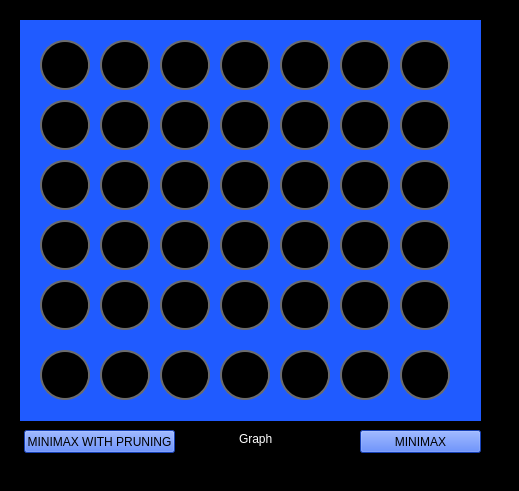
<?xml version="1.0" encoding="UTF-8"?>
<ui version="4.0">
 <class>MainWindow</class>
 <widget class="QMainWindow" name="MainWindow">
  <property name="geometry">
   <rect>
    <x>0</x>
    <y>0</y>
    <width>519</width>
    <height>491</height>
   </rect>
  </property>
  <property name="windowTitle">
   <string>MainWindow</string>
  </property>
  <property name="styleSheet">
   <string notr="true">background-color: rgb(0, 0, 0);
</string>
  </property>
  <widget class="QWidget" name="centralwidget">
   <widget class="QWidget" name="widget" native="true">
    <property name="geometry">
     <rect>
      <x>20</x>
      <y>20</y>
      <width>461</width>
      <height>401</height>
     </rect>
    </property>
    <property name="styleSheet">
     <string notr="true">background-color: rgb(32, 91, 255);</string>
    </property>
    <widget class="QPushButton" name="pB5">
     <property name="geometry">
      <rect>
       <x>20</x>
       <y>20</y>
       <width>50</width>
       <height>50</height>
      </rect>
     </property>
     <property name="styleSheet">
      <string notr="true">border-radius : 25; 
border : 2px solid black;
border-color: rgb(108, 108, 108);
background-color: rgb(0, 0, 0);
</string>
     </property>
     <property name="text">
      <string>PushButton</string>
     </property>
    </widget>
    <widget class="QPushButton" name="pB12">
     <property name="geometry">
      <rect>
       <x>80</x>
       <y>20</y>
       <width>50</width>
       <height>50</height>
      </rect>
     </property>
     <property name="styleSheet">
      <string notr="true">border-radius : 25; 
border : 2px solid black;
border-color: rgb(108, 108, 108);
background-color: rgb(0, 0, 0);
</string>
     </property>
     <property name="text">
      <string>PushButton</string>
     </property>
    </widget>
    <widget class="QPushButton" name="pB19">
     <property name="geometry">
      <rect>
       <x>140</x>
       <y>20</y>
       <width>50</width>
       <height>50</height>
      </rect>
     </property>
     <property name="styleSheet">
      <string notr="true">border-radius : 25; 
border : 2px solid black;
border-color: rgb(108, 108, 108);
background-color: rgb(0, 0, 0);
</string>
     </property>
     <property name="text">
      <string>PushButton</string>
     </property>
    </widget>
    <widget class="QPushButton" name="pB26">
     <property name="geometry">
      <rect>
       <x>200</x>
       <y>20</y>
       <width>50</width>
       <height>50</height>
      </rect>
     </property>
     <property name="styleSheet">
      <string notr="true">border-radius : 25; 
border : 2px solid black;
border-color: rgb(108, 108, 108);
background-color: rgb(0, 0, 0);
</string>
     </property>
     <property name="text">
      <string>PushButton</string>
     </property>
    </widget>
    <widget class="QPushButton" name="pB33">
     <property name="geometry">
      <rect>
       <x>260</x>
       <y>20</y>
       <width>50</width>
       <height>50</height>
      </rect>
     </property>
     <property name="styleSheet">
      <string notr="true">border-radius : 25; 
border : 2px solid black;
border-color: rgb(108, 108, 108);
background-color: rgb(0, 0, 0);
</string>
     </property>
     <property name="text">
      <string>PushButton</string>
     </property>
    </widget>
    <widget class="QPushButton" name="pB40">
     <property name="geometry">
      <rect>
       <x>320</x>
       <y>20</y>
       <width>50</width>
       <height>50</height>
      </rect>
     </property>
     <property name="styleSheet">
      <string notr="true">border-radius : 25; 
border : 2px solid black;
border-color: rgb(108, 108, 108);
background-color: rgb(0, 0, 0);
</string>
     </property>
     <property name="text">
      <string>PushButton</string>
     </property>
    </widget>
    <widget class="QPushButton" name="pB47">
     <property name="geometry">
      <rect>
       <x>380</x>
       <y>20</y>
       <width>50</width>
       <height>50</height>
      </rect>
     </property>
     <property name="styleSheet">
      <string notr="true">border-radius : 25; 
border : 2px solid black;
border-color: rgb(108, 108, 108);
background-color: rgb(0, 0, 0);
</string>
     </property>
     <property name="text">
      <string>PushButton</string>
     </property>
    </widget>
    <widget class="QPushButton" name="pB4">
     <property name="geometry">
      <rect>
       <x>20</x>
       <y>80</y>
       <width>50</width>
       <height>50</height>
      </rect>
     </property>
     <property name="styleSheet">
      <string notr="true">border-radius : 25; 
border : 2px solid black;
border-color: rgb(108, 108, 108);
background-color: rgb(0, 0, 0);
</string>
     </property>
     <property name="text">
      <string>PushButton</string>
     </property>
    </widget>
    <widget class="QPushButton" name="pB18">
     <property name="geometry">
      <rect>
       <x>140</x>
       <y>80</y>
       <width>50</width>
       <height>50</height>
      </rect>
     </property>
     <property name="styleSheet">
      <string notr="true">border-radius : 25; 
border : 2px solid black;
border-color: rgb(108, 108, 108);
background-color: rgb(0, 0, 0);
</string>
     </property>
     <property name="text">
      <string>PushButton</string>
     </property>
    </widget>
    <widget class="QPushButton" name="pB11">
     <property name="geometry">
      <rect>
       <x>80</x>
       <y>80</y>
       <width>50</width>
       <height>50</height>
      </rect>
     </property>
     <property name="styleSheet">
      <string notr="true">border-radius : 25; 
border : 2px solid black;
border-color: rgb(108, 108, 108);
background-color: rgb(0, 0, 0);
</string>
     </property>
     <property name="text">
      <string>PushButton</string>
     </property>
    </widget>
    <widget class="QPushButton" name="pB25">
     <property name="geometry">
      <rect>
       <x>200</x>
       <y>80</y>
       <width>50</width>
       <height>50</height>
      </rect>
     </property>
     <property name="styleSheet">
      <string notr="true">border-radius : 25; 
border : 2px solid black;
border-color: rgb(108, 108, 108);
background-color: rgb(0, 0, 0);
</string>
     </property>
     <property name="text">
      <string>PushButton</string>
     </property>
    </widget>
    <widget class="QPushButton" name="pB32">
     <property name="geometry">
      <rect>
       <x>260</x>
       <y>80</y>
       <width>50</width>
       <height>50</height>
      </rect>
     </property>
     <property name="styleSheet">
      <string notr="true">border-radius : 25; 
border : 2px solid black;
border-color: rgb(108, 108, 108);
background-color: rgb(0, 0, 0);
</string>
     </property>
     <property name="text">
      <string>PushButton</string>
     </property>
    </widget>
    <widget class="QPushButton" name="pB39">
     <property name="geometry">
      <rect>
       <x>320</x>
       <y>80</y>
       <width>50</width>
       <height>50</height>
      </rect>
     </property>
     <property name="styleSheet">
      <string notr="true">border-radius : 25; 
border : 2px solid black;
border-color: rgb(108, 108, 108);
background-color: rgb(0, 0, 0);
</string>
     </property>
     <property name="text">
      <string>PushButton</string>
     </property>
    </widget>
    <widget class="QPushButton" name="pB46">
     <property name="geometry">
      <rect>
       <x>380</x>
       <y>80</y>
       <width>50</width>
       <height>50</height>
      </rect>
     </property>
     <property name="styleSheet">
      <string notr="true">border-radius : 25; 
border : 2px solid black;
border-color: rgb(108, 108, 108);
background-color: rgb(0, 0, 0);
</string>
     </property>
     <property name="text">
      <string>PushButton</string>
     </property>
    </widget>
    <widget class="QPushButton" name="pB3">
     <property name="geometry">
      <rect>
       <x>20</x>
       <y>140</y>
       <width>50</width>
       <height>50</height>
      </rect>
     </property>
     <property name="styleSheet">
      <string notr="true">border-radius : 25; 
border : 2px solid black;
border-color: rgb(108, 108, 108);
background-color: rgb(0, 0, 0);
</string>
     </property>
     <property name="text">
      <string>PushButton</string>
     </property>
    </widget>
    <widget class="QPushButton" name="pB17">
     <property name="geometry">
      <rect>
       <x>140</x>
       <y>140</y>
       <width>50</width>
       <height>50</height>
      </rect>
     </property>
     <property name="styleSheet">
      <string notr="true">border-radius : 25; 
border : 2px solid black;
border-color: rgb(108, 108, 108);
background-color: rgb(0, 0, 0);
</string>
     </property>
     <property name="text">
      <string>PushButton</string>
     </property>
    </widget>
    <widget class="QPushButton" name="pB10">
     <property name="geometry">
      <rect>
       <x>80</x>
       <y>140</y>
       <width>50</width>
       <height>50</height>
      </rect>
     </property>
     <property name="styleSheet">
      <string notr="true">border-radius : 25; 
border : 2px solid black;
border-color: rgb(108, 108, 108);
background-color: rgb(0, 0, 0);
</string>
     </property>
     <property name="text">
      <string>PushButton</string>
     </property>
    </widget>
    <widget class="QPushButton" name="pB24">
     <property name="geometry">
      <rect>
       <x>200</x>
       <y>140</y>
       <width>50</width>
       <height>50</height>
      </rect>
     </property>
     <property name="styleSheet">
      <string notr="true">border-radius : 25; 
border : 2px solid black;
border-color: rgb(108, 108, 108);
background-color: rgb(0, 0, 0);
</string>
     </property>
     <property name="text">
      <string>PushButton</string>
     </property>
    </widget>
    <widget class="QPushButton" name="pB31">
     <property name="geometry">
      <rect>
       <x>260</x>
       <y>140</y>
       <width>50</width>
       <height>50</height>
      </rect>
     </property>
     <property name="styleSheet">
      <string notr="true">border-radius : 25; 
border : 2px solid black;
border-color: rgb(108, 108, 108);
background-color: rgb(0, 0, 0);
</string>
     </property>
     <property name="text">
      <string>PushButton</string>
     </property>
    </widget>
    <widget class="QPushButton" name="pB38">
     <property name="geometry">
      <rect>
       <x>320</x>
       <y>140</y>
       <width>50</width>
       <height>50</height>
      </rect>
     </property>
     <property name="styleSheet">
      <string notr="true">border-radius : 25; 
border : 2px solid black;
border-color: rgb(108, 108, 108);
background-color: rgb(0, 0, 0);
</string>
     </property>
     <property name="text">
      <string>PushButton</string>
     </property>
    </widget>
    <widget class="QPushButton" name="pB45">
     <property name="geometry">
      <rect>
       <x>380</x>
       <y>140</y>
       <width>50</width>
       <height>50</height>
      </rect>
     </property>
     <property name="styleSheet">
      <string notr="true">border-radius : 25; 
border : 2px solid black;
border-color: rgb(108, 108, 108);
background-color: rgb(0, 0, 0);
</string>
     </property>
     <property name="text">
      <string>PushButton</string>
     </property>
    </widget>
    <widget class="QPushButton" name="pB2">
     <property name="geometry">
      <rect>
       <x>20</x>
       <y>200</y>
       <width>50</width>
       <height>50</height>
      </rect>
     </property>
     <property name="styleSheet">
      <string notr="true">border-radius : 25; 
border : 2px solid black;
border-color: rgb(108, 108, 108);
background-color: rgb(0, 0, 0);
</string>
     </property>
     <property name="text">
      <string>PushButton</string>
     </property>
    </widget>
    <widget class="QPushButton" name="pB16">
     <property name="geometry">
      <rect>
       <x>140</x>
       <y>200</y>
       <width>50</width>
       <height>50</height>
      </rect>
     </property>
     <property name="styleSheet">
      <string notr="true">border-radius : 25; 
border : 2px solid black;
border-color: rgb(108, 108, 108);
background-color: rgb(0, 0, 0);
</string>
     </property>
     <property name="text">
      <string>PushButton</string>
     </property>
    </widget>
    <widget class="QPushButton" name="pB9">
     <property name="geometry">
      <rect>
       <x>80</x>
       <y>200</y>
       <width>50</width>
       <height>50</height>
      </rect>
     </property>
     <property name="styleSheet">
      <string notr="true">border-radius : 25; 
border : 2px solid black;
border-color: rgb(108, 108, 108);
background-color: rgb(0, 0, 0);
</string>
     </property>
     <property name="text">
      <string>PushButton</string>
     </property>
    </widget>
    <widget class="QPushButton" name="pB23">
     <property name="geometry">
      <rect>
       <x>200</x>
       <y>200</y>
       <width>50</width>
       <height>50</height>
      </rect>
     </property>
     <property name="styleSheet">
      <string notr="true">border-radius : 25; 
border : 2px solid black;
border-color: rgb(108, 108, 108);
background-color: rgb(0, 0, 0);
</string>
     </property>
     <property name="text">
      <string>PushButton</string>
     </property>
    </widget>
    <widget class="QPushButton" name="pB30">
     <property name="geometry">
      <rect>
       <x>260</x>
       <y>200</y>
       <width>50</width>
       <height>50</height>
      </rect>
     </property>
     <property name="styleSheet">
      <string notr="true">border-radius : 25; 
border : 2px solid black;
border-color: rgb(108, 108, 108);
background-color: rgb(0, 0, 0);
</string>
     </property>
     <property name="text">
      <string>PushButton</string>
     </property>
    </widget>
    <widget class="QPushButton" name="pB37">
     <property name="geometry">
      <rect>
       <x>320</x>
       <y>200</y>
       <width>50</width>
       <height>50</height>
      </rect>
     </property>
     <property name="styleSheet">
      <string notr="true">border-radius : 25; 
border : 2px solid black;
border-color: rgb(108, 108, 108);
background-color: rgb(0, 0, 0);
</string>
     </property>
     <property name="text">
      <string>PushButton</string>
     </property>
    </widget>
    <widget class="QPushButton" name="pB44">
     <property name="geometry">
      <rect>
       <x>380</x>
       <y>200</y>
       <width>50</width>
       <height>50</height>
      </rect>
     </property>
     <property name="styleSheet">
      <string notr="true">border-radius : 25; 
border : 2px solid black;
border-color: rgb(108, 108, 108);
background-color: rgb(0, 0, 0);
</string>
     </property>
     <property name="text">
      <string>PushButton</string>
     </property>
    </widget>
    <widget class="QPushButton" name="pB1">
     <property name="geometry">
      <rect>
       <x>20</x>
       <y>260</y>
       <width>50</width>
       <height>50</height>
      </rect>
     </property>
     <property name="styleSheet">
      <string notr="true">border-radius : 25; 
border : 2px solid black;
border-color: rgb(108, 108, 108);
background-color: rgb(0, 0, 0);
</string>
     </property>
     <property name="text">
      <string>PushButton</string>
     </property>
    </widget>
    <widget class="QPushButton" name="pB15">
     <property name="geometry">
      <rect>
       <x>140</x>
       <y>260</y>
       <width>50</width>
       <height>50</height>
      </rect>
     </property>
     <property name="styleSheet">
      <string notr="true">border-radius : 25; 
border : 2px solid black;
border-color: rgb(108, 108, 108);
background-color: rgb(0, 0, 0);
</string>
     </property>
     <property name="text">
      <string>PushButton</string>
     </property>
    </widget>
    <widget class="QPushButton" name="pB8">
     <property name="geometry">
      <rect>
       <x>80</x>
       <y>260</y>
       <width>50</width>
       <height>50</height>
      </rect>
     </property>
     <property name="styleSheet">
      <string notr="true">border-radius : 25; 
border : 2px solid black;
border-color: rgb(108, 108, 108);
background-color: rgb(0, 0, 0);
</string>
     </property>
     <property name="text">
      <string>PushButton</string>
     </property>
    </widget>
    <widget class="QPushButton" name="pB22">
     <property name="geometry">
      <rect>
       <x>200</x>
       <y>260</y>
       <width>50</width>
       <height>50</height>
      </rect>
     </property>
     <property name="styleSheet">
      <string notr="true">border-radius : 25; 
border : 2px solid black;
border-color: rgb(108, 108, 108);
background-color: rgb(0, 0, 0);
</string>
     </property>
     <property name="text">
      <string>PushButton</string>
     </property>
    </widget>
    <widget class="QPushButton" name="pB29">
     <property name="geometry">
      <rect>
       <x>260</x>
       <y>260</y>
       <width>50</width>
       <height>50</height>
      </rect>
     </property>
     <property name="styleSheet">
      <string notr="true">border-radius : 25; 
border : 2px solid black;
border-color: rgb(108, 108, 108);
background-color: rgb(0, 0, 0);
</string>
     </property>
     <property name="text">
      <string>PushButton</string>
     </property>
    </widget>
    <widget class="QPushButton" name="pB36">
     <property name="geometry">
      <rect>
       <x>320</x>
       <y>260</y>
       <width>50</width>
       <height>50</height>
      </rect>
     </property>
     <property name="styleSheet">
      <string notr="true">border-radius : 25; 
border : 2px solid black;
border-color: rgb(108, 108, 108);
background-color: rgb(0, 0, 0);
</string>
     </property>
     <property name="text">
      <string>PushButton</string>
     </property>
    </widget>
    <widget class="QPushButton" name="pB43">
     <property name="geometry">
      <rect>
       <x>380</x>
       <y>260</y>
       <width>50</width>
       <height>50</height>
      </rect>
     </property>
     <property name="styleSheet">
      <string notr="true">border-radius : 25; 
border : 2px solid black;
border-color: rgb(108, 108, 108);
background-color: rgb(0, 0, 0);
</string>
     </property>
     <property name="text">
      <string>PushButton</string>
     </property>
    </widget>
    <widget class="QPushButton" name="pB0">
     <property name="geometry">
      <rect>
       <x>20</x>
       <y>330</y>
       <width>50</width>
       <height>50</height>
      </rect>
     </property>
     <property name="styleSheet">
      <string notr="true">border-radius : 25; 
border : 2px solid black;
border-color: rgb(108, 108, 108);
background-color: rgb(0, 0, 0);
</string>
     </property>
     <property name="text">
      <string>PushButton</string>
     </property>
    </widget>
    <widget class="QPushButton" name="pB14">
     <property name="geometry">
      <rect>
       <x>140</x>
       <y>330</y>
       <width>50</width>
       <height>50</height>
      </rect>
     </property>
     <property name="styleSheet">
      <string notr="true">border-radius : 25; 
border : 2px solid black;
border-color: rgb(108, 108, 108);
background-color: rgb(0, 0, 0);
</string>
     </property>
     <property name="text">
      <string>PushButton</string>
     </property>
    </widget>
    <widget class="QPushButton" name="pB7">
     <property name="geometry">
      <rect>
       <x>80</x>
       <y>330</y>
       <width>50</width>
       <height>50</height>
      </rect>
     </property>
     <property name="styleSheet">
      <string notr="true">border-radius : 25; 
border : 2px solid black;
border-color: rgb(108, 108, 108);
background-color: rgb(0, 0, 0);
</string>
     </property>
     <property name="text">
      <string>PushButton</string>
     </property>
    </widget>
    <widget class="QPushButton" name="pB21">
     <property name="geometry">
      <rect>
       <x>200</x>
       <y>330</y>
       <width>50</width>
       <height>50</height>
      </rect>
     </property>
     <property name="styleSheet">
      <string notr="true">border-radius : 25; 
border : 2px solid black;
border-color: rgb(108, 108, 108);
background-color: rgb(0, 0, 0);
</string>
     </property>
     <property name="text">
      <string>PushButton</string>
     </property>
    </widget>
    <widget class="QPushButton" name="pB28">
     <property name="geometry">
      <rect>
       <x>260</x>
       <y>330</y>
       <width>50</width>
       <height>50</height>
      </rect>
     </property>
     <property name="styleSheet">
      <string notr="true">border-radius : 25; 
border : 2px solid black;
border-color: rgb(108, 108, 108);
background-color: rgb(0, 0, 0);
</string>
     </property>
     <property name="text">
      <string>PushButton</string>
     </property>
    </widget>
    <widget class="QPushButton" name="pB35">
     <property name="geometry">
      <rect>
       <x>320</x>
       <y>330</y>
       <width>50</width>
       <height>50</height>
      </rect>
     </property>
     <property name="styleSheet">
      <string notr="true">border-radius : 25; 
border : 2px solid black;
border-color: rgb(108, 108, 108);
background-color: rgb(0, 0, 0);
</string>
     </property>
     <property name="text">
      <string>PushButton</string>
     </property>
    </widget>
    <widget class="QPushButton" name="pB42">
     <property name="geometry">
      <rect>
       <x>380</x>
       <y>330</y>
       <width>50</width>
       <height>50</height>
      </rect>
     </property>
     <property name="styleSheet">
      <string notr="true">border-radius : 25; 
border : 2px solid black;
border-color: rgb(108, 108, 108);
background-color: rgb(0, 0, 0);
</string>
     </property>
     <property name="text">
      <string>PushButton</string>
     </property>
    </widget>
   </widget>
   <widget class="QPushButton" name="minimax">
    <property name="geometry">
     <rect>
      <x>360</x>
      <y>430</y>
      <width>121</width>
      <height>23</height>
     </rect>
    </property>
    <property name="styleSheet">
     <string notr="true">background-color: rgb(32, 91, 255);</string>
    </property>
    <property name="text">
     <string>MINIMAX</string>
    </property>
   </widget>
   <widget class="QPushButton" name="pruning">
    <property name="geometry">
     <rect>
      <x>24</x>
      <y>430</y>
      <width>151</width>
      <height>23</height>
     </rect>
    </property>
    <property name="styleSheet">
     <string notr="true">background-color: rgb(32, 91, 255);</string>
    </property>
    <property name="text">
     <string>MINIMAX WITH PRUNING</string>
    </property>
   </widget>
   <widget class="QCheckBox" name="graphcheck">
    <property name="geometry">
     <rect>
      <x>220</x>
      <y>430</y>
      <width>70</width>
      <height>17</height>
     </rect>
    </property>
    <property name="styleSheet">
     <string notr="true">color: rgb(255, 255, 255);
background-color: rgb(0, 0, 0);</string>
    </property>
    <property name="text">
     <string>Graph</string>
    </property>
   </widget>
   <widget class="QLabel" name="Score">
    <property name="geometry">
     <rect>
      <x>170</x>
      <y>0</y>
      <width>161</width>
      <height>20</height>
     </rect>
    </property>
    <property name="text">
     <string>TextLabel</string>
    </property>
   </widget>
  </widget>
  <widget class="QMenuBar" name="menubar">
   <property name="geometry">
    <rect>
     <x>0</x>
     <y>0</y>
     <width>519</width>
     <height>21</height>
    </rect>
   </property>
  </widget>
  <widget class="QStatusBar" name="statusbar"/>
 </widget>
 <resources/>
 <connections/>
</ui>
